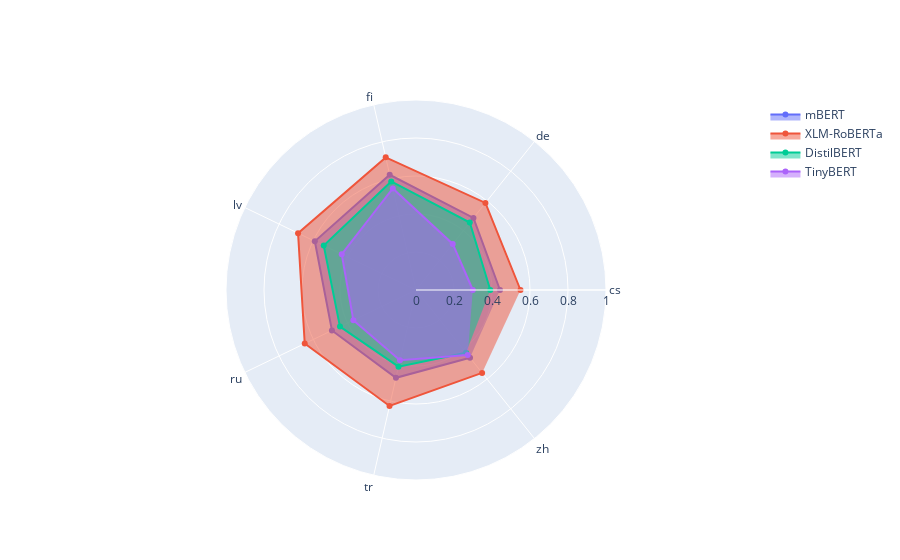

The code cell stored with this chart in its notebook:
### Code cell
import plotly.graph_objects as go
lang = ['cs', 'de', 'fi' , 'lv', 'ru', 'tr', 'zh']
columm ='LM_Score'
modelle = models_df
fig = go.Figure()
fig.add_trace(go.Scatterpolar(
      r= modelle[0][columm].to_numpy(),
      theta=lang,
      fill='toself',
      name='mBERT'
))
fig.add_trace(go.Scatterpolar(
      r=  modelle[1][columm].to_numpy(),
      theta=lang,
      fill='toself',
      name='XLM-RoBERTa'
))
fig.add_trace(go.Scatterpolar(
      r= modelle[2][columm].to_numpy(),
      theta=lang,
      fill='toself',
      name='DistilBERT'
))
fig.add_trace(go.Scatterpolar(
      r= modelle[3][columm].to_numpy(),
      theta=lang,
      fill='toself',
      name='TinyBERT'
))

fig.update_layout(
  polar=dict(
    radialaxis=dict(
      visible=True,
      range=[0, 1]
    )),
  showlegend=True,
    #title = "Model + LM(GP2) for remapping score"
)
pio.write_image(fig,'images/ModelLMScore.png' , format='png')
fig.show()

### Figure 1 — Plotly figure (JSON) as saved in the notebook; plotly's stock layout.template omitted (floating-point values rounded to 4 significant figures)
{"data": [{"fill": "toself", "name": "mBERT", "r": [0.442, 0.485, 0.622, 0.591, 0.491, 0.474, 0.456], "theta": ["cs", "de", "fi", "lv", "ru", "tr", "zh"], "type": "scatterpolar"}, {"fill": "toself", "name": "XLM-RoBERTa", "r": [0.55, 0.586, 0.716, 0.689, 0.65, 0.626, 0.558], "theta": ["cs", "de", "fi", "lv", "ru", "tr", "zh"], "type": "scatterpolar"}, {"fill": "toself", "name": "DistilBERT", "r": [0.391, 0.454, 0.586, 0.539, 0.444, 0.414, 0.422], "theta": ["cs", "de", "fi", "lv", "ru", "tr", "zh"], "type": "scatterpolar"}, {"fill": "toself", "name": "TinyBERT", "r": [0.299, 0.31, 0.548, 0.434, 0.366, 0.379, 0.437], "theta": ["cs", "de", "fi", "lv", "ru", "tr", "zh"], "type": "scatterpolar"}], "layout": {"polar": {"radialaxis": {"range": [0, 1], "visible": true}}, "showlegend": true}}
